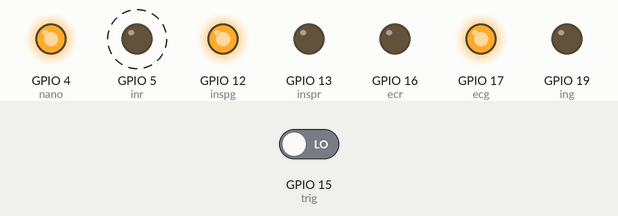
This sketch was run on a simulated ESP32. On the bench: output pins drawn as LEDs (lit = HIGH). Dashed ring = blinking. Inputs (shaded band) come from the test bench; at power-on: GPIO 15 (trig) LOW. WiFi joins after 1.5 s; servers stay silent unless stated; uploads are accepted with an empty reply; what the sketch prints to the serial monitor is not drawn.

Above: at 25.1 s.
25.2 s: GPIO 15 (trig) driven HIGH
At 38.8 s:
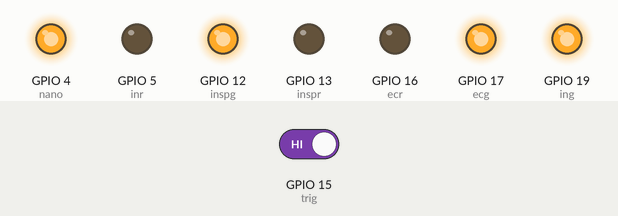
39.7 s: GPIO 15 (trig) driven LOW
At 40.1 s:
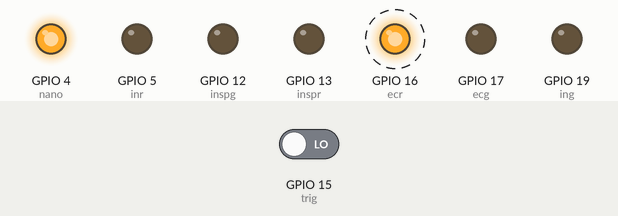
Timing chart, 0 to 49.7 s (numbered marks = the images above; inputs shaded):
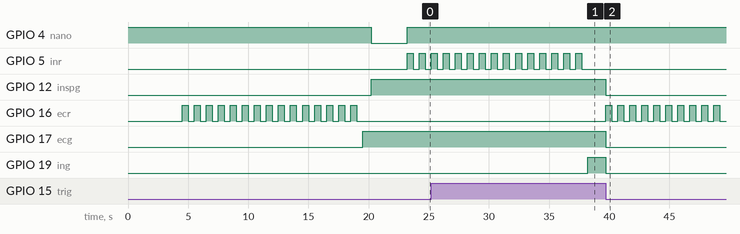

Measured:
- after the input at 25.2 s, GPIO 12 (inspg), GPIO 17 (ecg): stays HIGH (without the input it goes to LOW after 14.0 s); GPIO 16 (ecr): stays LOW (without the input it goes to HIGH after 14.0 s); GPIO 19 (ing): goes on until 38.2 s, then stays HIGH
- after the input at 39.7 s, GPIO 12 (inspg), GPIO 17 (ecg), GPIO 19 (ing): HIGH → LOW at once; GPIO 16 (ecr): alternates HIGH for 0.50 s and LOW for 0.50 s, starting at once
- by itself, GPIO 16 (ecr): alternates HIGH for 0.50 s and LOW for 0.50 s, 30 changes in all, then stays LOW

The sketch:

ECU.ino
```cpp
#include <WiFi.h>
#include <HTTPClient.h>
#include <ArduinoJson.h>

// Replace with your network credentials
#define WIFI_SSID "SSID"
#define WIFI_PASSWORD "PASSWORD"

// Firebase Realtime Database URL and Authentication Key
#define FIREBASE_HOST "DATABASE_URL"
#define FIREBASE_AUTH "API_KEY"

// Define ADC pins for the LDRs
#define PIN_25 34
#define PIN_26 39
#define PIN_32 32
#define PIN_33 33
#define PIN_35 35
#define trig 15
#define nano 4
#define sw 21
#define ecr 16
#define ecg 17
#define inr 5
#define ing 19
#define inspr 13// temp ports
#define inspg 12// temp ports

bool trigstat = HIGH;  // the number of the pushbutton pin
bool swstat = HIGH;  // the number of the pushbutton pin
//bool image=HIGH;


void setup() {
  // Initialize serial communication
     pinMode(trig, INPUT);
        pinMode(sw, INPUT);
            pinMode(ecr, OUTPUT);
            pinMode(ecg, OUTPUT);
            pinMode(inr, OUTPUT);
            pinMode(ing, OUTPUT);
            pinMode(nano, OUTPUT);
            pinMode(inspr, OUTPUT);
            pinMode(inspg, OUTPUT);
digitalWrite(nano,HIGH);

  Serial.begin(115200);
  delay(1000); // Allow time for Serial Monitor to start
  // Connect to Wi-Fi
  WiFi.begin(WIFI_SSID, WIFI_PASSWORD);
  Serial.print("Connecting to Wi-Fi");
  while (WiFi.status() != WL_CONNECTED) {
    Serial.print(".");
    delay(500);
  }
  Serial.println("\nConnected to Wi-Fi");
  delay(1000);
}

void loop() {
  delay(1000);
  trigstat= digitalRead(trig);
   while(trigstat==HIGH)
   {
       trigstat= digitalRead(trig);
       digitalWrite(nano,HIGH);
        }
       digitalWrite(ing,LOW);
       digitalWrite(inspg,LOW);
       digitalWrite(ecg,LOW);
for(int i=0;i<15;i++){
  digitalWrite(ecr,HIGH);
  delay(500);
  digitalWrite(ecr,LOW);
  delay(500);
}
  digitalWrite(ecg,HIGH);

  int pin25Value = analogRead(PIN_25);
  int pin26Value = analogRead(PIN_26);
  int pin32Value = analogRead(PIN_32);
  int pin33Value = analogRead(PIN_33);
  int pin35Value = analogRead(PIN_35);

  // Convert raw ADC values to percentages (0% to 100%)
  int pin25Percent = map(pin25Value, 0, 4095, 0, 100);
  int pin26Percent = map(pin26Value, 0, 4095, 0, 100);
  int pin32Percent = map(pin32Value, 0, 4095, 0, 100);//34
  int pin33Percent = map(pin33Value, 0, 4095, 0, 100);
  int pin35Percent = map(pin35Value, 0, 4095, 0, 100);

  // Print the raw values and percentages to the Serial Monitor
  Serial.print("COOLANT TEMPERATURE : "); Serial.print(pin25Percent); Serial.print("%");
  Serial.print(" | ENGINE LOAD: "); Serial.print(pin26Percent); Serial.print("%");
  Serial.print(" | BRAKE : "); Serial.print(pin32Percent); Serial.print("%");
  Serial.print(" | BATTERT LEVEL: "); Serial.print(pin33Percent); Serial.print("%");
  Serial.print(" | RPM : "); Serial.print(pin35Percent); Serial.println("%");


  // Construct JSON payload
  StaticJsonDocument<200> jsonDoc;
  jsonDoc["Coolant Temperature"] = pin25Percent;
  jsonDoc["Engine Load"] = pin26Percent;
  jsonDoc["Brake"] = pin32Percent;
  jsonDoc["Battery Level"] = pin33Percent;
  jsonDoc["RPM"] = pin35Percent;
  jsonDoc["image"] = 1;

  char jsonBuffer[256];
  serializeJson(jsonDoc, jsonBuffer);

  // Send HTTP PATCH request to Firebase
  HTTPClient http;
  String firebaseURL = String(FIREBASE_HOST) + "/SensorData.json?auth=" + FIREBASE_AUTH;
  http.begin(firebaseURL.c_str());
  http.addHeader("Content-Type", "application/json");

  int httpResponseCode = http.PATCH(jsonBuffer);

  if (httpResponseCode > 0) {
    Serial.print("Data uploaded successfully. Response code: ");
    Serial.println(httpResponseCode);
  } else {
    Serial.print("Error uploading data. Response code: ");
    Serial.println(httpResponseCode);
  }

  http.end();

  // Add a small delay before reading again
  delay(500); // Adjust as needed
  if(pin32Percent>50)
  {
    swstat= digitalRead(sw);
    while(swstat==HIGH){
  digitalWrite(inspr,HIGH);
  delay(500);
  digitalWrite(inspr,LOW);
  delay(500);
  swstat= digitalRead(sw);
  }
   if(swstat==LOW){
    jsonDoc["image"] = 0;
    delay(1000);
  }

  }
    digitalWrite(inspg,HIGH);
    digitalWrite(nano,LOW);
    delay(3000);
        digitalWrite(nano,HIGH);


  for(int i=0;i<15;i++){
  digitalWrite(inr,HIGH);
  delay(500);
  digitalWrite(inr,LOW);
  delay(500);
}
  digitalWrite(ing,HIGH);
}
```
